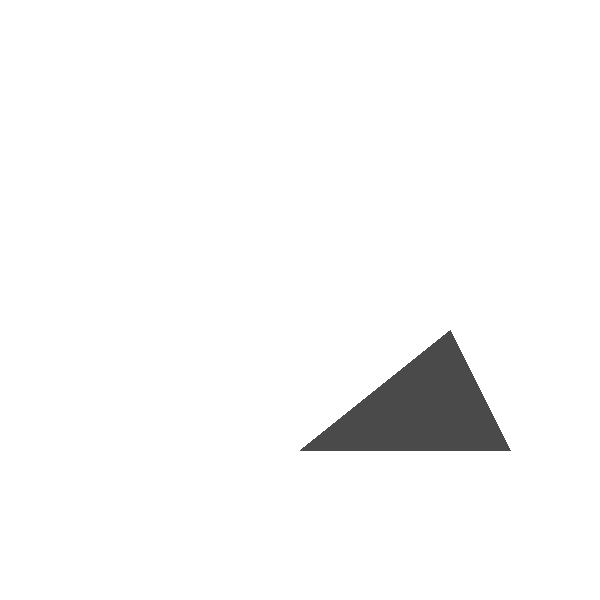
Frame 1 (no input)
Frame 60 (the mouse pressed at the canvas centre just before this capture): identical to frame 1, image omitted
Frame 120 (the mouse held since frame 60 and released just before this capture): identical to frame 1, image omitted

The Processing sketch that drew this single still picture (run headless with seeded random() and noise(); from frame 60 on, the mouse is pressed at the canvas centre):

// Processing sketch: zbuffer
// ── zbuffer.pde
int xmin = -10, xmax = 10, ymin = -10, ymax = 10;
ArrayList<PVector> TS = new ArrayList();
float[][] zbuffer;
Face f;

void setup(){
  size(600,600);
  zbuffer = new float[width][height];
  for (int i = 0; i < width; i++)
    for (int j = 0; j < height; j++)
      zbuffer[i][j] = Float.MAX_VALUE; // "infiniment loin" au départ
  
  TS.add(new PVector(0,5,5));
  TS.add(new PVector(5,1,5));
  TS.add(new PVector(7,5,5));
  
  f = new Face(0,1,2);
}

void draw(){
  background(255);
  
  // réinitialiser le z-buffer à chaque frame
  for (int i = 0; i < width; i++)
    for (int j = 0; j < height; j++)
      zbuffer[i][j] = Float.MAX_VALUE;
  
  PVector a = worldToScreen(TS.get(f.a));
  PVector b = worldToScreen(TS.get(f.b));
  PVector c = worldToScreen(TS.get(f.c));
  //tri sommet avec le y le haut
  ArrayList<PVector> sortedVertices = new ArrayList<PVector>();
  sortedVertices.add(a);
  sortedVertices.add(b);
  sortedVertices.add(c);
  sortedVertices.sort((p1, p2) -> Float.compare(p1.y, p2.y));
  
  PVector s1 = sortedVertices.get(0); // haut
  PVector s2 = sortedVertices.get(1); // intermédiaire
  PVector s3 = sortedVertices.get(2); // bas
  
  fillTriangle(s1, s2, s3);
}

// Convertit une coordonnée monde en coordonnée écran
PVector worldToScreen(PVector p) {
  float sx = map(p.x, xmin, xmax, 0, width);
  float sy = map(p.y, ymin, ymax, 0, height);
  return new PVector(sx, sy, p.z); // on garde z tel quel
}

void fillTriangle(PVector s1, PVector s2, PVector s3) {
  
  // PARTIE HAUTE : de s1.y à s2.y
  for (int y = (int)s1.y; y < (int)s2.y; y++) {
    PVector pLong  = interpEdge(s1, s3, y); // arête longue s1->s3
    PVector pShort = interpEdge(s1, s2, y); // arête courte s1->s2
    scanLine(y, pLong, pShort);
  }
  
  // PARTIE BASSE : de s2.y à s3.y
  for (int y = (int)s2.y; y <= (int)s3.y; y++) {
    PVector pLong  = interpEdge(s1, s3, y); // arête longue s1->s3
    PVector pShort = interpEdge(s2, s3, y); // arête courte s2->s3 (changement)
    scanLine(y, pLong, pShort);
  }
}

// Interpole le long d'une arête A->B à la hauteur y
// Renvoie un PVector où x = position X, z = profondeur
PVector interpEdge(PVector A, PVector B, float y) {
  if (B.y == A.y) return new PVector(A.x, y, A.z); // arête horizontale
  
  float t = (y - A.y) / (B.y - A.y);   // proportion verticale (0 à 1)
  float x = A.x + t * (B.x - A.x);     // X interpolé
  float z = A.z + t * (B.z - A.z);     // Z interpolé en même temps
  
  return new PVector(x, y, z);
}

// Colorie une ligne horizontale, en interpolant Z entre les deux bords
void scanLine(int y, PVector p1, PVector p2) {
  if (y < 0 || y >= height) return;   // garde verticale
  
  // déterminer gauche (a) et droite (b) selon X
  PVector left  = (p1.x < p2.x) ? p1 : p2;
  PVector right = (p1.x < p2.x) ? p2 : p1;
  
  float xa = left.x,  za = left.z;
  float xb = right.x, zb = right.z;
  
  for (int x = (int)xa; x <= (int)xb; x++) {
    if (x < 0 || x >= width) continue;  // garde horizontale
    
    float t = (xb == xa) ? 0 : (x - xa) / (xb - xa);
    float zp = za + t * (zb - za);   // Z interpolé pour ce pixel
    
    // --- Z-Buffer ---
    if (zp < zbuffer[x][y]) {   // ce pixel est plus proche ?
      zbuffer[x][y] = zp;       // on mémorise sa profondeur
      point(x, y);              // on le colorie
    }
  }
}

class Face{
  int a, b, c;
  Face(int a, int b, int c){
    this.a = a;
    this.b = b;
    this.c = c;
  }
}
